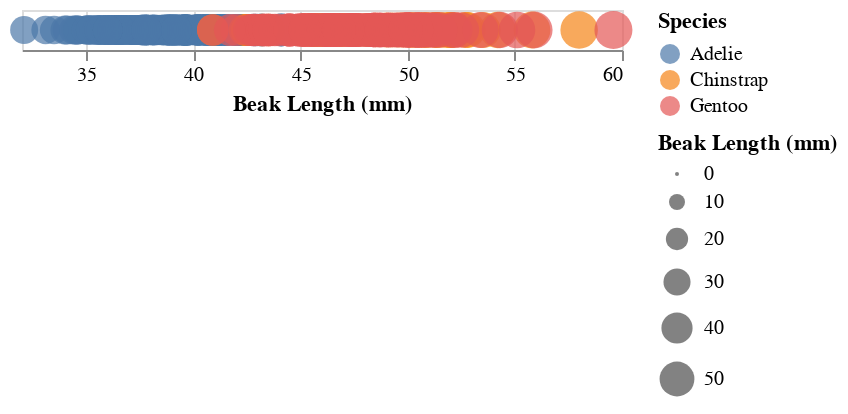

The notebook cell saved with this chart:
### Markdown cell above
## Color

### Hue

### Code cell
# note we did not specify the species data type
alt.Chart(penguins).mark_circle().encode(
    x = alt.X('Beak Length (mm):Q', scale = alt.Scale(zero=False)),
    size = 'Beak Length (mm):Q',
    color = 'Species'
)

### Figure 1 — Vega-Lite specification as saved in the notebook (floating-point values rounded to 4 significant figures; data arrays with more than 128 entries replaced by an {"elided": "..."} marker saying what was removed)
{"config": {"view": {"continuousWidth": 300, "continuousHeight": 300}}, "data": {"name": "data-76c48766c479dfe0c7c40ab1eae44ed8"}, "mark": {"type": "circle"}, "encoding": {"color": {"field": "Species", "type": "nominal"}, "size": {"field": "Beak Length (mm)", "type": "quantitative"}, "x": {"field": "Beak Length (mm)", "scale": {"zero": false}, "type": "quantitative"}}, "$schema": "https://vega.github.io/schema/vega-lite/v6.1.0.json", "datasets": {"data-76c48766c479dfe0c7c40ab1eae44ed8": {"elided": "344 records"}}}
